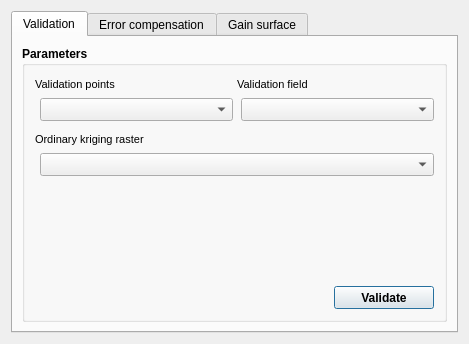
<?xml version="1.0" encoding="UTF-8"?>
<ui version="4.0">
 <class>Dialog</class>
 <widget class="QDialog" name="Dialog">
  <property name="geometry">
   <rect>
    <x>0</x>
    <y>0</y>
    <width>469</width>
    <height>344</height>
   </rect>
  </property>
  <property name="minimumSize">
   <size>
    <width>465</width>
    <height>335</height>
   </size>
  </property>
  <property name="windowTitle">
   <string>Dialog</string>
  </property>
  <layout class="QGridLayout" name="gridLayout">
   <item row="0" column="0">
    <widget class="QTabWidget" name="tabWidget">
     <property name="sizePolicy">
      <sizepolicy hsizetype="Expanding" vsizetype="MinimumExpanding">
       <horstretch>0</horstretch>
       <verstretch>0</verstretch>
      </sizepolicy>
     </property>
     <property name="minimumSize">
      <size>
       <width>0</width>
       <height>275</height>
      </size>
     </property>
     <property name="currentIndex">
      <number>0</number>
     </property>
     <widget class="QWidget" name="validationTab">
      <attribute name="title">
       <string>Validation</string>
      </attribute>
      <layout class="QGridLayout" name="gridLayout_2">
       <item row="0" column="0">
        <widget class="QGroupBox" name="parametersGroupBox">
         <property name="sizePolicy">
          <sizepolicy hsizetype="Preferred" vsizetype="MinimumExpanding">
           <horstretch>0</horstretch>
           <verstretch>0</verstretch>
          </sizepolicy>
         </property>
         <property name="minimumSize">
          <size>
           <width>0</width>
           <height>90</height>
          </size>
         </property>
         <property name="font">
          <font>
           <weight>75</weight>
           <bold>true</bold>
          </font>
         </property>
         <property name="title">
          <string>Parameters</string>
         </property>
         <layout class="QVBoxLayout" name="verticalLayout_3">
          <property name="spacing">
           <number>5</number>
          </property>
          <property name="leftMargin">
           <number>10</number>
          </property>
          <property name="topMargin">
           <number>10</number>
          </property>
          <property name="rightMargin">
           <number>10</number>
          </property>
          <property name="bottomMargin">
           <number>10</number>
          </property>
          <item>
           <layout class="QVBoxLayout" name="verticalLayout">
            <property name="spacing">
             <number>5</number>
            </property>
            <property name="leftMargin">
             <number>0</number>
            </property>
            <property name="rightMargin">
             <number>0</number>
            </property>
            <item>
             <layout class="QHBoxLayout" name="horizontalLayout">
              <item>
               <widget class="QLabel" name="validationLayerLabel">
                <property name="minimumSize">
                 <size>
                  <width>0</width>
                  <height>17</height>
                 </size>
                </property>
                <property name="font">
                 <font>
                  <family>MS Shell Dlg 2</family>
                  <pointsize>8</pointsize>
                  <weight>50</weight>
                  <italic>false</italic>
                  <bold>false</bold>
                 </font>
                </property>
                <property name="styleSheet">
                 <string notr="true">font: 8pt &quot;MS Shell Dlg 2&quot;</string>
                </property>
                <property name="text">
                 <string>Validation points</string>
                </property>
               </widget>
              </item>
              <item>
               <widget class="QLabel" name="fieldLabel_2">
                <property name="sizePolicy">
                 <sizepolicy hsizetype="Preferred" vsizetype="Minimum">
                  <horstretch>0</horstretch>
                  <verstretch>0</verstretch>
                 </sizepolicy>
                </property>
                <property name="minimumSize">
                 <size>
                  <width>0</width>
                  <height>13</height>
                 </size>
                </property>
                <property name="font">
                 <font>
                  <family>MS Shell Dlg 2</family>
                  <pointsize>8</pointsize>
                  <weight>50</weight>
                  <italic>false</italic>
                  <bold>false</bold>
                 </font>
                </property>
                <property name="styleSheet">
                 <string notr="true">font: 8pt &quot;MS Shell Dlg 2&quot;</string>
                </property>
                <property name="text">
                 <string>Validation field</string>
                </property>
               </widget>
              </item>
             </layout>
            </item>
            <item>
             <layout class="QHBoxLayout" name="horizontalLayout_2">
              <property name="spacing">
               <number>8</number>
              </property>
              <property name="leftMargin">
               <number>5</number>
              </property>
              <item>
               <widget class="QgsMapLayerComboBox" name="validationLayerComboBox">
                <property name="minimumSize">
                 <size>
                  <width>0</width>
                  <height>23</height>
                 </size>
                </property>
                <property name="maximumSize">
                 <size>
                  <width>16777215</width>
                  <height>23</height>
                 </size>
                </property>
                <property name="styleSheet">
                 <string notr="true">font: 8pt &quot;MS Shell Dlg 2&quot;</string>
                </property>
               </widget>
              </item>
              <item>
               <widget class="QgsFieldComboBox" name="fieldToEstimateComboBox">
                <property name="minimumSize">
                 <size>
                  <width>0</width>
                  <height>23</height>
                 </size>
                </property>
                <property name="maximumSize">
                 <size>
                  <width>16777215</width>
                  <height>23</height>
                 </size>
                </property>
                <property name="styleSheet">
                 <string notr="true">font: 8pt &quot;MS Shell Dlg 2&quot;</string>
                </property>
               </widget>
              </item>
             </layout>
            </item>
           </layout>
          </item>
          <item>
           <spacer name="verticalSpacer_2">
            <property name="orientation">
             <enum>Qt::Vertical</enum>
            </property>
            <property name="sizeType">
             <enum>QSizePolicy::Fixed</enum>
            </property>
            <property name="sizeHint" stdset="0">
             <size>
              <width>20</width>
              <height>5</height>
             </size>
            </property>
           </spacer>
          </item>
          <item>
           <layout class="QVBoxLayout" name="verticalLayout_2">
            <property name="spacing">
             <number>5</number>
            </property>
            <property name="leftMargin">
             <number>0</number>
            </property>
            <property name="rightMargin">
             <number>0</number>
            </property>
            <item>
             <layout class="QHBoxLayout" name="horizontalLayout_3">
              <item>
               <widget class="QLabel" name="krigingRasterLabel">
                <property name="minimumSize">
                 <size>
                  <width>0</width>
                  <height>17</height>
                 </size>
                </property>
                <property name="font">
                 <font>
                  <family>MS Shell Dlg 2</family>
                  <pointsize>8</pointsize>
                  <weight>50</weight>
                  <italic>false</italic>
                  <bold>false</bold>
                 </font>
                </property>
                <property name="styleSheet">
                 <string notr="true">font: 8pt &quot;MS Shell Dlg 2&quot;</string>
                </property>
                <property name="text">
                 <string>Ordinary kriging raster</string>
                </property>
               </widget>
              </item>
             </layout>
            </item>
            <item>
             <layout class="QHBoxLayout" name="horizontalLayout_4">
              <property name="spacing">
               <number>5</number>
              </property>
              <property name="leftMargin">
               <number>5</number>
              </property>
              <item>
               <widget class="QgsMapLayerComboBox" name="krigingRasterComboBox">
                <property name="minimumSize">
                 <size>
                  <width>0</width>
                  <height>23</height>
                 </size>
                </property>
                <property name="maximumSize">
                 <size>
                  <width>16777215</width>
                  <height>23</height>
                 </size>
                </property>
                <property name="styleSheet">
                 <string notr="true">font: 8pt &quot;MS Shell Dlg 2&quot;</string>
                </property>
               </widget>
              </item>
             </layout>
            </item>
           </layout>
          </item>
          <item>
           <spacer name="verticalSpacer">
            <property name="orientation">
             <enum>Qt::Vertical</enum>
            </property>
            <property name="sizeHint" stdset="0">
             <size>
              <width>20</width>
              <height>40</height>
             </size>
            </property>
           </spacer>
          </item>
          <item>
           <layout class="QHBoxLayout" name="horizontalLayout_7">
            <property name="spacing">
             <number>0</number>
            </property>
            <item>
             <spacer name="horizontalSpacer_5">
              <property name="orientation">
               <enum>Qt::Horizontal</enum>
              </property>
              <property name="sizeHint" stdset="0">
               <size>
                <width>40</width>
                <height>20</height>
               </size>
              </property>
             </spacer>
            </item>
            <item>
             <widget class="QPushButton" name="validatePushButton">
              <property name="minimumSize">
               <size>
                <width>100</width>
                <height>23</height>
               </size>
              </property>
              <property name="maximumSize">
               <size>
                <width>16777215</width>
                <height>28</height>
               </size>
              </property>
              <property name="styleSheet">
               <string notr="true">font: 8pt &quot;MS Shell Dlg 2&quot;;</string>
              </property>
              <property name="text">
               <string>Validate</string>
              </property>
             </widget>
            </item>
           </layout>
          </item>
         </layout>
        </widget>
       </item>
      </layout>
     </widget>
     <widget class="QWidget" name="tab">
      <attribute name="title">
       <string>Error compensation</string>
      </attribute>
      <layout class="QGridLayout" name="gridLayout_3">
       <item row="0" column="0">
        <widget class="QGroupBox" name="parametersGroupBox_2">
         <property name="sizePolicy">
          <sizepolicy hsizetype="Preferred" vsizetype="MinimumExpanding">
           <horstretch>0</horstretch>
           <verstretch>0</verstretch>
          </sizepolicy>
         </property>
         <property name="minimumSize">
          <size>
           <width>0</width>
           <height>90</height>
          </size>
         </property>
         <property name="font">
          <font>
           <weight>75</weight>
           <bold>true</bold>
          </font>
         </property>
         <property name="title">
          <string>Parameters</string>
         </property>
         <layout class="QVBoxLayout" name="verticalLayout_4">
          <property name="spacing">
           <number>5</number>
          </property>
          <property name="leftMargin">
           <number>10</number>
          </property>
          <property name="topMargin">
           <number>10</number>
          </property>
          <property name="rightMargin">
           <number>10</number>
          </property>
          <property name="bottomMargin">
           <number>10</number>
          </property>
          <item>
           <layout class="QVBoxLayout" name="verticalLayout_5">
            <property name="spacing">
             <number>5</number>
            </property>
            <property name="leftMargin">
             <number>0</number>
            </property>
            <property name="rightMargin">
             <number>0</number>
            </property>
            <item>
             <layout class="QHBoxLayout" name="horizontalLayout_5">
              <property name="spacing">
               <number>5</number>
              </property>
              <property name="leftMargin">
               <number>0</number>
              </property>
              <property name="topMargin">
               <number>0</number>
              </property>
              <item>
               <widget class="QLabel" name="layerLabel">
                <property name="minimumSize">
                 <size>
                  <width>0</width>
                  <height>13</height>
                 </size>
                </property>
                <property name="font">
                 <font>
                  <family>MS Shell Dlg 2</family>
                  <pointsize>8</pointsize>
                  <weight>50</weight>
                  <italic>false</italic>
                  <bold>false</bold>
                 </font>
                </property>
                <property name="styleSheet">
                 <string notr="true">font: 8pt &quot;MS Shell Dlg 2&quot;</string>
                </property>
                <property name="text">
                 <string>T1 80% raster</string>
                </property>
               </widget>
              </item>
              <item>
               <widget class="QLabel" name="fieldLabel">
                <property name="sizePolicy">
                 <sizepolicy hsizetype="Preferred" vsizetype="Minimum">
                  <horstretch>0</horstretch>
                  <verstretch>0</verstretch>
                 </sizepolicy>
                </property>
                <property name="minimumSize">
                 <size>
                  <width>0</width>
                  <height>13</height>
                 </size>
                </property>
                <property name="font">
                 <font>
                  <family>MS Shell Dlg 2</family>
                  <pointsize>8</pointsize>
                  <weight>50</weight>
                  <italic>false</italic>
                  <bold>false</bold>
                 </font>
                </property>
                <property name="styleSheet">
                 <string notr="true">font: 8pt &quot;MS Shell Dlg 2&quot;</string>
                </property>
                <property name="text">
                 <string>T1 error raster</string>
                </property>
               </widget>
              </item>
             </layout>
            </item>
            <item>
             <layout class="QHBoxLayout" name="horizontalLayout_6">
              <property name="spacing">
               <number>8</number>
              </property>
              <property name="leftMargin">
               <number>5</number>
              </property>
              <item>
               <widget class="QgsMapLayerComboBox" name="t1RasterComboBox">
                <property name="minimumSize">
                 <size>
                  <width>0</width>
                  <height>23</height>
                 </size>
                </property>
                <property name="styleSheet">
                 <string notr="true">font: 8pt &quot;MS Shell Dlg 2&quot;</string>
                </property>
               </widget>
              </item>
              <item>
               <widget class="QgsMapLayerComboBox" name="t1errorRasterComboBox">
                <property name="minimumSize">
                 <size>
                  <width>0</width>
                  <height>23</height>
                 </size>
                </property>
                <property name="styleSheet">
                 <string notr="true">font: 8pt &quot;MS Shell Dlg 2&quot;</string>
                </property>
               </widget>
              </item>
             </layout>
            </item>
           </layout>
          </item>
          <item>
           <spacer name="verticalSpacer_3">
            <property name="orientation">
             <enum>Qt::Vertical</enum>
            </property>
            <property name="sizeType">
             <enum>QSizePolicy::Fixed</enum>
            </property>
            <property name="sizeHint" stdset="0">
             <size>
              <width>20</width>
              <height>5</height>
             </size>
            </property>
           </spacer>
          </item>
          <item>
           <layout class="QVBoxLayout" name="verticalLayout_6">
            <property name="spacing">
             <number>5</number>
            </property>
            <property name="leftMargin">
             <number>0</number>
            </property>
            <property name="rightMargin">
             <number>0</number>
            </property>
            <item>
             <layout class="QHBoxLayout" name="horizontalLayout_8">
              <property name="spacing">
               <number>5</number>
              </property>
              <property name="leftMargin">
               <number>0</number>
              </property>
              <property name="topMargin">
               <number>0</number>
              </property>
              <item>
               <widget class="QLabel" name="pixelSizeXLabel">
                <property name="sizePolicy">
                 <sizepolicy hsizetype="MinimumExpanding" vsizetype="Preferred">
                  <horstretch>0</horstretch>
                  <verstretch>0</verstretch>
                 </sizepolicy>
                </property>
                <property name="font">
                 <font>
                  <family>MS Shell Dlg 2</family>
                  <pointsize>8</pointsize>
                  <weight>50</weight>
                  <italic>false</italic>
                  <bold>false</bold>
                 </font>
                </property>
                <property name="styleSheet">
                 <string notr="true">font: 8pt &quot;MS Shell Dlg 2&quot;</string>
                </property>
                <property name="text">
                 <string>T2 80% raster</string>
                </property>
               </widget>
              </item>
              <item>
               <widget class="QLabel" name="pixelSizeYLabel">
                <property name="sizePolicy">
                 <sizepolicy hsizetype="MinimumExpanding" vsizetype="Preferred">
                  <horstretch>0</horstretch>
                  <verstretch>0</verstretch>
                 </sizepolicy>
                </property>
                <property name="styleSheet">
                 <string notr="true">font: 8pt &quot;MS Shell Dlg 2&quot;</string>
                </property>
                <property name="text">
                 <string>T2 error raster</string>
                </property>
               </widget>
              </item>
             </layout>
            </item>
            <item>
             <layout class="QHBoxLayout" name="horizontalLayout_9">
              <property name="spacing">
               <number>8</number>
              </property>
              <property name="leftMargin">
               <number>5</number>
              </property>
              <item>
               <widget class="QgsMapLayerComboBox" name="t2RasterComboBox">
                <property name="minimumSize">
                 <size>
                  <width>0</width>
                  <height>23</height>
                 </size>
                </property>
                <property name="styleSheet">
                 <string notr="true">font: 8pt &quot;MS Shell Dlg 2&quot;</string>
                </property>
               </widget>
              </item>
              <item>
               <widget class="QgsMapLayerComboBox" name="t2errorRasterComboBox">
                <property name="minimumSize">
                 <size>
                  <width>0</width>
                  <height>23</height>
                 </size>
                </property>
                <property name="styleSheet">
                 <string notr="true">font: 8pt &quot;MS Shell Dlg 2&quot;</string>
                </property>
               </widget>
              </item>
             </layout>
            </item>
           </layout>
          </item>
          <item>
           <spacer name="verticalSpacer_7">
            <property name="orientation">
             <enum>Qt::Vertical</enum>
            </property>
            <property name="sizeType">
             <enum>QSizePolicy::Fixed</enum>
            </property>
            <property name="sizeHint" stdset="0">
             <size>
              <width>20</width>
              <height>10</height>
             </size>
            </property>
           </spacer>
          </item>
          <item>
           <layout class="QVBoxLayout" name="verticalLayout_10">
            <property name="leftMargin">
             <number>5</number>
            </property>
            <item>
             <widget class="QCheckBox" name="surfacePointsCheckBox">
              <property name="styleSheet">
               <string notr="true">font: 8pt &quot;MS Shell Dlg 2&quot;</string>
              </property>
              <property name="text">
               <string>Export final surface points</string>
              </property>
             </widget>
            </item>
           </layout>
          </item>
          <item>
           <spacer name="verticalSpacer_5">
            <property name="orientation">
             <enum>Qt::Vertical</enum>
            </property>
            <property name="sizeHint" stdset="0">
             <size>
              <width>20</width>
              <height>20</height>
             </size>
            </property>
           </spacer>
          </item>
          <item>
           <layout class="QHBoxLayout" name="horizontalLayout_13">
            <property name="spacing">
             <number>0</number>
            </property>
            <item>
             <spacer name="horizontalSpacer_9">
              <property name="orientation">
               <enum>Qt::Horizontal</enum>
              </property>
              <property name="sizeHint" stdset="0">
               <size>
                <width>40</width>
                <height>20</height>
               </size>
              </property>
             </spacer>
            </item>
            <item>
             <widget class="QPushButton" name="calculatePushButton">
              <property name="minimumSize">
               <size>
                <width>100</width>
                <height>23</height>
               </size>
              </property>
              <property name="maximumSize">
               <size>
                <width>16777215</width>
                <height>28</height>
               </size>
              </property>
              <property name="styleSheet">
               <string notr="true">font: 8pt &quot;MS Shell Dlg 2&quot;;</string>
              </property>
              <property name="text">
               <string>Calculate</string>
              </property>
             </widget>
            </item>
           </layout>
          </item>
         </layout>
        </widget>
       </item>
      </layout>
     </widget>
     <widget class="QWidget" name="gainSurfaceTab">
      <attribute name="title">
       <string>Gain surface</string>
      </attribute>
      <layout class="QGridLayout" name="gridLayout_4">
       <item row="0" column="0">
        <widget class="QGroupBox" name="gainSurfaceGroupBox">
         <property name="sizePolicy">
          <sizepolicy hsizetype="Preferred" vsizetype="MinimumExpanding">
           <horstretch>0</horstretch>
           <verstretch>0</verstretch>
          </sizepolicy>
         </property>
         <property name="minimumSize">
          <size>
           <width>0</width>
           <height>90</height>
          </size>
         </property>
         <property name="font">
          <font>
           <weight>75</weight>
           <bold>true</bold>
          </font>
         </property>
         <property name="title">
          <string>Parameters</string>
         </property>
         <layout class="QVBoxLayout" name="verticalLayout_7">
          <property name="spacing">
           <number>5</number>
          </property>
          <property name="leftMargin">
           <number>10</number>
          </property>
          <property name="topMargin">
           <number>10</number>
          </property>
          <property name="rightMargin">
           <number>10</number>
          </property>
          <property name="bottomMargin">
           <number>10</number>
          </property>
          <item>
           <layout class="QVBoxLayout" name="verticalLayout_8">
            <property name="spacing">
             <number>5</number>
            </property>
            <property name="leftMargin">
             <number>0</number>
            </property>
            <property name="rightMargin">
             <number>0</number>
            </property>
            <item>
             <layout class="QHBoxLayout" name="horizontalLayout_10">
              <property name="spacing">
               <number>5</number>
              </property>
              <property name="leftMargin">
               <number>0</number>
              </property>
              <property name="topMargin">
               <number>0</number>
              </property>
              <item>
               <widget class="QLabel" name="t1FinalSurfaceLabel">
                <property name="minimumSize">
                 <size>
                  <width>0</width>
                  <height>13</height>
                 </size>
                </property>
                <property name="font">
                 <font>
                  <family>MS Shell Dlg 2</family>
                  <pointsize>8</pointsize>
                  <weight>50</weight>
                  <italic>false</italic>
                  <bold>false</bold>
                 </font>
                </property>
                <property name="styleSheet">
                 <string notr="true">font: 8pt &quot;MS Shell Dlg 2&quot;</string>
                </property>
                <property name="text">
                 <string>T1 final surface</string>
                </property>
               </widget>
              </item>
              <item>
               <widget class="QLabel" name="t2FinalSurfaceLabel">
                <property name="sizePolicy">
                 <sizepolicy hsizetype="Preferred" vsizetype="Minimum">
                  <horstretch>0</horstretch>
                  <verstretch>0</verstretch>
                 </sizepolicy>
                </property>
                <property name="minimumSize">
                 <size>
                  <width>0</width>
                  <height>13</height>
                 </size>
                </property>
                <property name="font">
                 <font>
                  <family>MS Shell Dlg 2</family>
                  <pointsize>8</pointsize>
                  <weight>50</weight>
                  <italic>false</italic>
                  <bold>false</bold>
                 </font>
                </property>
                <property name="styleSheet">
                 <string notr="true">font: 8pt &quot;MS Shell Dlg 2&quot;</string>
                </property>
                <property name="text">
                 <string>T2 final surface</string>
                </property>
               </widget>
              </item>
             </layout>
            </item>
            <item>
             <layout class="QHBoxLayout" name="horizontalLayout_11">
              <property name="spacing">
               <number>8</number>
              </property>
              <property name="leftMargin">
               <number>5</number>
              </property>
              <item>
               <widget class="QgsMapLayerComboBox" name="t1FinalSurfaceComboBox">
                <property name="minimumSize">
                 <size>
                  <width>0</width>
                  <height>23</height>
                 </size>
                </property>
                <property name="styleSheet">
                 <string notr="true">font: 8pt &quot;MS Shell Dlg 2&quot;</string>
                </property>
               </widget>
              </item>
              <item>
               <widget class="QgsMapLayerComboBox" name="t2FinalSurfaceComboBox">
                <property name="minimumSize">
                 <size>
                  <width>0</width>
                  <height>23</height>
                 </size>
                </property>
                <property name="styleSheet">
                 <string notr="true">font: 8pt &quot;MS Shell Dlg 2&quot;</string>
                </property>
               </widget>
              </item>
             </layout>
            </item>
           </layout>
          </item>
          <item>
           <spacer name="verticalSpacer_4">
            <property name="orientation">
             <enum>Qt::Vertical</enum>
            </property>
            <property name="sizeType">
             <enum>QSizePolicy::Fixed</enum>
            </property>
            <property name="sizeHint" stdset="0">
             <size>
              <width>20</width>
              <height>10</height>
             </size>
            </property>
           </spacer>
          </item>
          <item>
           <layout class="QVBoxLayout" name="verticalLayout_9">
            <property name="leftMargin">
             <number>5</number>
            </property>
            <item>
             <widget class="QCheckBox" name="yieldGainPointsCheckBox">
              <property name="styleSheet">
               <string notr="true">font: 8pt &quot;MS Shell Dlg 2&quot;</string>
              </property>
              <property name="text">
               <string>Export yield gain points</string>
              </property>
             </widget>
            </item>
           </layout>
          </item>
          <item>
           <spacer name="verticalSpacer_6">
            <property name="orientation">
             <enum>Qt::Vertical</enum>
            </property>
            <property name="sizeHint" stdset="0">
             <size>
              <width>20</width>
              <height>20</height>
             </size>
            </property>
           </spacer>
          </item>
          <item>
           <layout class="QHBoxLayout" name="horizontalLayout_14">
            <property name="spacing">
             <number>0</number>
            </property>
            <item>
             <spacer name="horizontalSpacer_10">
              <property name="orientation">
               <enum>Qt::Horizontal</enum>
              </property>
              <property name="sizeHint" stdset="0">
               <size>
                <width>40</width>
                <height>20</height>
               </size>
              </property>
             </spacer>
            </item>
            <item>
             <widget class="QPushButton" name="gainSurfacePushButton">
              <property name="minimumSize">
               <size>
                <width>100</width>
                <height>23</height>
               </size>
              </property>
              <property name="maximumSize">
               <size>
                <width>16777215</width>
                <height>28</height>
               </size>
              </property>
              <property name="styleSheet">
               <string notr="true">font: 8pt &quot;MS Shell Dlg 2&quot;;</string>
              </property>
              <property name="text">
               <string>Calculate</string>
              </property>
             </widget>
            </item>
           </layout>
          </item>
         </layout>
        </widget>
       </item>
      </layout>
     </widget>
    </widget>
   </item>
  </layout>
 </widget>
 <customwidgets>
  <customwidget>
   <class>QgsFieldComboBox</class>
   <extends>QComboBox</extends>
   <header>qgsfieldcombobox.h</header>
  </customwidget>
  <customwidget>
   <class>QgsMapLayerComboBox</class>
   <extends>QComboBox</extends>
   <header>qgsmaplayercombobox.h</header>
  </customwidget>
 </customwidgets>
 <tabstops>
  <tabstop>tabWidget</tabstop>
  <tabstop>validationLayerComboBox</tabstop>
  <tabstop>fieldToEstimateComboBox</tabstop>
  <tabstop>krigingRasterComboBox</tabstop>
  <tabstop>validatePushButton</tabstop>
  <tabstop>t1RasterComboBox</tabstop>
  <tabstop>t1errorRasterComboBox</tabstop>
  <tabstop>t2RasterComboBox</tabstop>
  <tabstop>t2errorRasterComboBox</tabstop>
  <tabstop>surfacePointsCheckBox</tabstop>
  <tabstop>calculatePushButton</tabstop>
  <tabstop>t1FinalSurfaceComboBox</tabstop>
  <tabstop>t2FinalSurfaceComboBox</tabstop>
  <tabstop>yieldGainPointsCheckBox</tabstop>
  <tabstop>gainSurfacePushButton</tabstop>
 </tabstops>
 <resources/>
 <connections/>
</ui>
